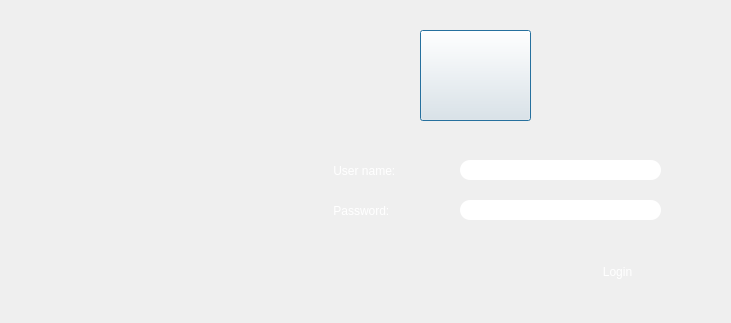
<?xml version="1.0" encoding="UTF-8"?>
<ui version="4.0">
 <class>prog</class>
 <widget class="QDialog" name="prog">
  <property name="geometry">
   <rect>
    <x>0</x>
    <y>0</y>
    <width>731</width>
    <height>323</height>
   </rect>
  </property>
  <property name="windowTitle">
   <string>Dialog</string>
  </property>
  <property name="styleSheet">
   <string notr="true">background-image: url(:/new/prefix1/img/1.png);</string>
  </property>
  <widget class="QLineEdit" name="lineEdit">
   <property name="geometry">
    <rect>
     <x>460</x>
     <y>160</y>
     <width>201</width>
     <height>20</height>
    </rect>
   </property>
   <property name="styleSheet">
    <string notr="true">                                     border-radius: 10px;
font: 9pt &quot;MS Reference Sans Serif&quot;;
</string>
   </property>
  </widget>
  <widget class="QPushButton" name="pushButton">
   <property name="geometry">
    <rect>
     <x>420</x>
     <y>30</y>
     <width>111</width>
     <height>91</height>
    </rect>
   </property>
   <property name="styleSheet">
    <string notr="true">image: url(:/new/prefix1/img/login.jpg);
background-image: url(:/new/prefix1/img/login.jpg);</string>
   </property>
   <property name="text">
    <string/>
   </property>
  </widget>
  <widget class="QPushButton" name="pushButton_2">
   <property name="geometry">
    <rect>
     <x>580</x>
     <y>260</y>
     <width>75</width>
     <height>23</height>
    </rect>
   </property>
   <property name="styleSheet">
    <string notr="true">font: 75 11pt &quot;MS Shell Dlg 2&quot;;
color: rgb(255, 255, 255);
                                     border-radius: 10px;
font: 9pt &quot;MS Reference Sans Serif&quot;;

</string>
   </property>
   <property name="text">
    <string>Login</string>
   </property>
  </widget>
  <widget class="QLineEdit" name="lineEdit_2">
   <property name="geometry">
    <rect>
     <x>460</x>
     <y>200</y>
     <width>201</width>
     <height>20</height>
    </rect>
   </property>
   <property name="styleSheet">
    <string notr="true">                                     border-radius: 10px;
font: 9pt &quot;MS Reference Sans Serif&quot;;
</string>
   </property>
   <property name="echoMode">
    <enum>QLineEdit::Password</enum>
   </property>
  </widget>
  <widget class="QLabel" name="label_3">
   <property name="geometry">
    <rect>
     <x>330</x>
     <y>160</y>
     <width>91</width>
     <height>21</height>
    </rect>
   </property>
   <property name="styleSheet">
    <string notr="true">                                     border-radius: 10px;
color: rgb(255, 255, 255);
font: 9pt &quot;MS Reference Sans Serif&quot;;
</string>
   </property>
   <property name="text">
    <string> User name:</string>
   </property>
  </widget>
  <widget class="QLabel" name="label">
   <property name="geometry">
    <rect>
     <x>330</x>
     <y>200</y>
     <width>91</width>
     <height>21</height>
    </rect>
   </property>
   <property name="styleSheet">
    <string notr="true">                                     border-radius: 10px;
color: rgb(255, 255, 255);
font: 9pt &quot;MS Reference Sans Serif&quot;;
</string>
   </property>
   <property name="text">
    <string> Password:</string>
   </property>
  </widget>
 </widget>
 <resources/>
 <connections/>
</ui>
